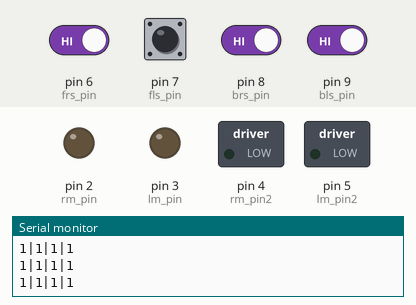
Bench run of a sketch on a simulated Arduino Uno, built with avr-gcc and run on an emulated ATmega328P. On the bench: switched loads named in the sketch (green lamp = pin HIGH), output pins drawn as LEDs (lit = HIGH), the last lines printed to the serial monitor. Dashed ring = blinking. The inputs (shaded band) are chosen by the test bench; at power-on: pin 6 (frs_pin), pin 7 (fls_pin), pin 8 (brs_pin), pin 9 (bls_pin) HIGH.

Above: at 1.2 s.
1.3 s: pin 6 (frs_pin) driven LOW
At 1.52 s:
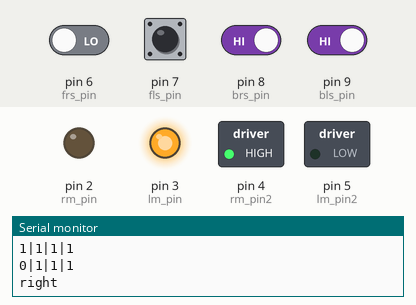
4.3 s: pin 9 (bls_pin) driven LOW
At 5.4 s:
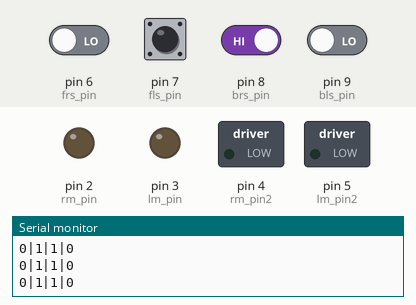
7.3 s: pin 6 (frs_pin) driven HIGH
At 7.52 s:
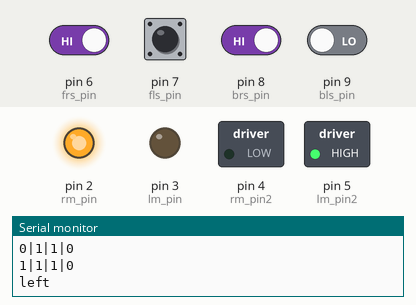
10.3 s: pin 8 (brs_pin) driven LOW
At 10.9 s:
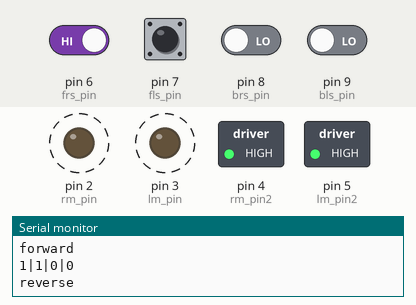
13.3 s: pin 8 (brs_pin) driven HIGH
At 14.22 s:
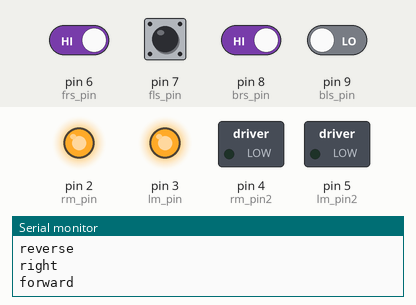
16.3 s: pin 9 (bls_pin) driven HIGH
At 18.3 s:
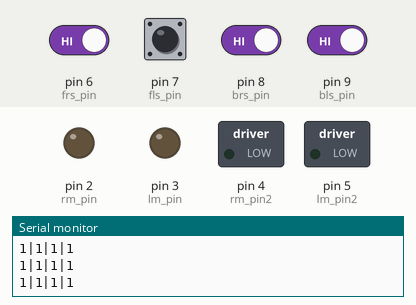
Timing chart, 0 to 19.8 s (numbered marks = the images above; inputs shaded):
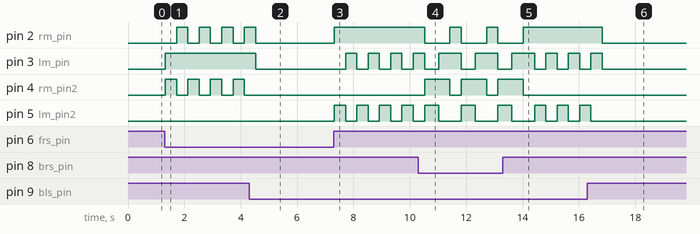

The sketch:

Table_Top_Robot_Optimised.ino
```cpp
//Value declaration
//motors
int rm_pin=2;
int lm_pin=3;
int rm_pin2=4;
int lm_pin2=5;
//sensors
int frs_pin=6;
int fls_pin=7;
int frs_value;
int fls_value;
int brs_pin=8;
int bls_pin=9;
int brs_value;
int bls_value;
//defining the function
void read_sen_value()
{ frs_value = digitalRead(frs_pin);
  fls_value = digitalRead(fls_pin);
  brs_value = digitalRead(brs_pin);
  bls_value = digitalRead(bls_pin);
  Serial.print(frs_value);
  Serial.print("|");
  Serial.print(fls_value);
  Serial.print("|");
  Serial.print(brs_value);
  Serial.print("|");
  Serial.println(bls_value);
  }
void forward()//both high
{
  Serial.println("forward");
  digitalWrite(lm_pin,1);
  digitalWrite(rm_pin,1);

  digitalWrite(lm_pin2,0);
  digitalWrite(rm_pin2,0);
  }
void right()//right high
{
  Serial.println("right");
  digitalWrite(lm_pin,1);
  digitalWrite(rm_pin,0);

  digitalWrite(lm_pin2,0);
  digitalWrite(rm_pin2,1);
  }
void left()//left high
{
  Serial.println("left");
  digitalWrite(lm_pin,0);
  digitalWrite(rm_pin,1);

  digitalWrite(lm_pin2,1);
  digitalWrite(rm_pin2,0);
  }
void STOP()//both LOW
{
  digitalWrite(lm_pin,0);
  digitalWrite(rm_pin,0);

  digitalWrite(lm_pin,0);
  digitalWrite(rm_pin,0);
  }

void reverse()//both high
{
  Serial.println("reverse");
  digitalWrite(lm_pin,0);
  digitalWrite(rm_pin,0);

  digitalWrite(lm_pin2,1);
  digitalWrite(rm_pin2,1);
  }

void check_direction_move()
{ //all sensors see the table
  if(fls_value == 0 && frs_value == 0 && bls_value == 0 && brs_value == 0)
  {forward();
  }
  //one sensor off the table
  else if(fls_value == 1 && frs_value == 0 && bls_value == 0 && brs_value == 0)
  {right();
   delay(500);
   forward();
  delay(400);
  }

  else if(fls_value == 0 && frs_value == 1 && bls_value == 0 && brs_value == 0)
  {left();
   delay(500);
   forward();
  delay(400);
  }

  else if(fls_value == 0 && frs_value == 0 && bls_value == 1 && brs_value == 0)
  {
   forward();
  delay(400);
  }


  else if(fls_value == 0 && frs_value == 0 && bls_value == 0 && brs_value == 1)
  {
   forward();
  delay(400);
  }
  //two sensors off the table
  else if(fls_value == 1 && frs_value == 0 && bls_value == 1 && brs_value == 0)
  {right();
   delay(500);
   forward();
   delay(400);}


  else if(fls_value == 0 && frs_value == 1 && bls_value == 0 && brs_value == 1)
  {left();
   delay(500);
   forward();
   delay(400);}

  else if(fls_value == 1 && frs_value == 1 && bls_value == 0 && brs_value == 0)
  {reverse();
   delay(500);
   right();
   delay(400);
   forward();
   delay(400);}


  else if(fls_value == 0 && frs_value == 0 && bls_value == 1 && brs_value == 1)
  {
   forward();
   delay(400);}

   //three sensors off the table


  else if(fls_value == 1 && frs_value == 1 && bls_value == 0 && brs_value == 1)
  {
   left();
   delay(400);
   forward();
   delay(400);}

  else if(fls_value == 1 && frs_value == 1 && bls_value == 1 && brs_value == 0)
  {
   right();
   delay(400);
   forward();
   delay(400);}


 else if(fls_value == 1 && frs_value == 0 && bls_value == 1 && brs_value == 1)
  {
   right();
   delay(400);
   forward();
   delay(400);}

else if(fls_value == 0 && frs_value == 1 && bls_value == 1 && brs_value == 1)
  {
   left();
   delay(400);
   forward();
   delay(400);}

else
{ STOP();}

}

void setup() {
  // put your setup code here, to run once:
  Serial.begin(9600);

  pinMode(rm_pin, OUTPUT);
  pinMode(lm_pin, OUTPUT);
  pinMode(rm_pin2, OUTPUT);
  pinMode(lm_pin2, OUTPUT);
  pinMode(frs_pin, INPUT);
  pinMode(fls_pin, INPUT);
  pinMode(brs_pin, INPUT);
  pinMode(bls_pin, INPUT);
}

void loop() {
  // put your main code here, to run repeatedly:
 read_sen_value();

 check_direction_move();


}
```

Measured:
- after the input at 1.3 s, pin 2 (rm_pin): alternates HIGH for 0.40 s and LOW for 0.40 s, starting after 0.43 s; pin 3 (lm_pin): LOW → HIGH at once; pin 4 (rm_pin2): alternates HIGH for 0.40 s and LOW for 0.40 s, starting at once
- after the input at 4.3 s, pin 2 (rm_pin): goes on until 4.5 s, then stays LOW; pin 3 (lm_pin): HIGH → LOW after 0.23 s; pin 4 (rm_pin2): stops changing and stays LOW
- after the input at 7.3 s, pin 2 (rm_pin): LOW → HIGH at once; pin 3 (lm_pin): alternates HIGH for 0.40 s and LOW for 0.40 s, starting after 0.42 s; pin 5 (lm_pin2): alternates HIGH for 0.40 s and LOW for 0.40 s, starting at once
- after the input at 10.3 s, pin 2 (rm_pin): alternates HIGH for 0.40 s and LOW for 0.90 s, starting after 0.22 s; pin 3 (lm_pin): alternates HIGH for 0.80 s and LOW for 0.50 s, starting after 0.72 s
- after the input at 13.3 s, pin 2 (rm_pin): goes on until 14.0 s, then stays HIGH; pin 4 (rm_pin2): goes on until 14.0 s, then stays LOW
- after the input at 16.3 s, pin 2 (rm_pin): HIGH → LOW after 0.53 s; pin 3 (lm_pin): goes on until 16.8 s, then stays LOW; pin 5 (lm_pin2): goes on until 16.4 s, then stays LOW
